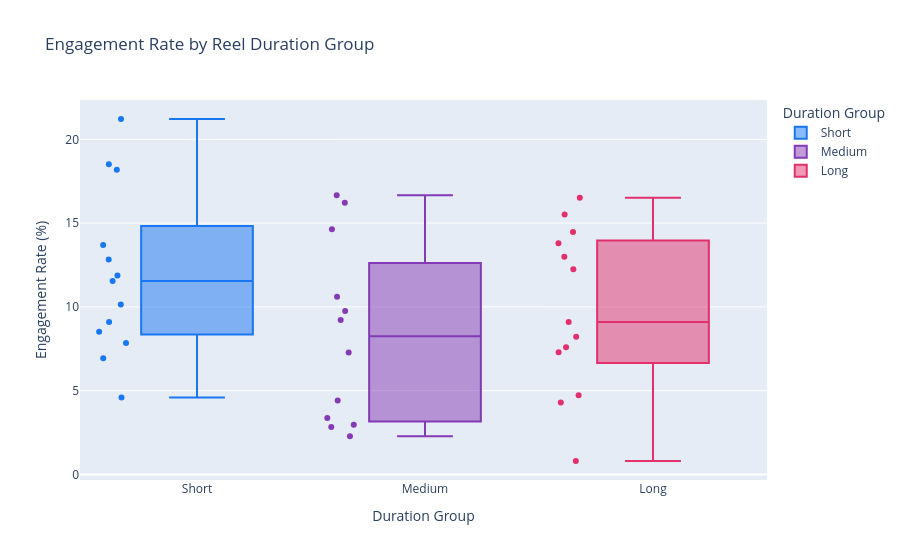

Notebook source saved alongside this figure:
### Code cell
if dur_col and dur_col in df.columns and type_col and type_col in df.columns and len(reels) >= 15:
    fig = px.box(
        reels.dropna(subset=["dur_group", er_col]),
        x="dur_group", y=er_col,
        color="dur_group",
        color_discrete_sequence=PALETTE,
        title="Engagement Rate by Reel Duration Group",
        labels={er_col: "Engagement Rate (%)", "dur_group": "Duration Group"},
        category_orders={"dur_group": ["Short", "Medium", "Long"]},
        points="all"
    )
    fig.show()

### Figure 1 — Plotly figure (JSON) as saved in the notebook; plotly's stock layout.template omitted (floating-point values rounded to 4 significant figures)
{"data": [{"alignmentgroup": "True", "boxpoints": "all", "hovertemplate": "Duration Group=%{x}<br>Engagement Rate (%)=%{y}<extra></extra>", "legendgroup": "Short", "marker": {"color": "#1877F2"}, "name": "Short", "notched": false, "offsetgroup": "Short", "orientation": "v", "showlegend": true, "type": "box", "x": ["Short", "Short", "Short", "Short", "Short", "Short", "Short", "Short", "Short", "Short", "Short", "Short", "Short"], "x0": " ", "xaxis": "x", "y": [4.592, 8.511, 11.54, 11.86, 7.843, 18.18, 13.7, 18.52, 9.091, 21.21, 6.936, 12.82, 10.14], "y0": " ", "yaxis": "y"}, {"alignmentgroup": "True", "boxpoints": "all", "hovertemplate": "Duration Group=%{x}<br>Engagement Rate (%)=%{y}<extra></extra>", "legendgroup": "Medium", "marker": {"color": "#833AB4"}, "name": "Medium", "notched": false, "offsetgroup": "Medium", "orientation": "v", "showlegend": true, "type": "box", "x": ["Medium", "Medium", "Medium", "Medium", "Medium", "Medium", "Medium", "Medium", "Medium", "Medium", "Medium", "Medium"], "x0": " ", "xaxis": "x", "y": [3.361, 10.61, 4.412, 2.83, 9.21, 14.63, 2.273, 9.756, 16.22, 16.67, 7.273, 2.959], "y0": " ", "yaxis": "y"}, {"alignmentgroup": "True", "boxpoints": "all", "hovertemplate": "Duration Group=%{x}<br>Engagement Rate (%)=%{y}<extra></extra>", "legendgroup": "Long", "marker": {"color": "#E1306C"}, "name": "Long", "notched": false, "offsetgroup": "Long", "orientation": "v", "showlegend": true, "type": "box", "x": ["Long", "Long", "Long", "Long", "Long", "Long", "Long", "Long", "Long", "Long", "Long", "Long", "Long"], "x0": " ", "xaxis": "x", "y": [7.292, 4.721, 16.51, 14.47, 0.8, 8.209, 9.091, 13.79, 12.24, 4.286, 15.52, 7.595, 12.99], "y0": " ", "yaxis": "y"}], "layout": {"boxmode": "overlay", "legend": {"title": {"text": "Duration Group"}, "tracegroupgap": 0}, "title": {"text": "Engagement Rate by Reel Duration Group"}, "xaxis": {"anchor": "y", "categoryarray": ["Short", "Medium", "Long"], "categoryorder": "array", "domain": [0, 1], "title": {"text": "Duration Group"}}, "yaxis": {"anchor": "x", "domain": [0, 1], "title": {"text": "Engagement Rate (%)"}}}}
